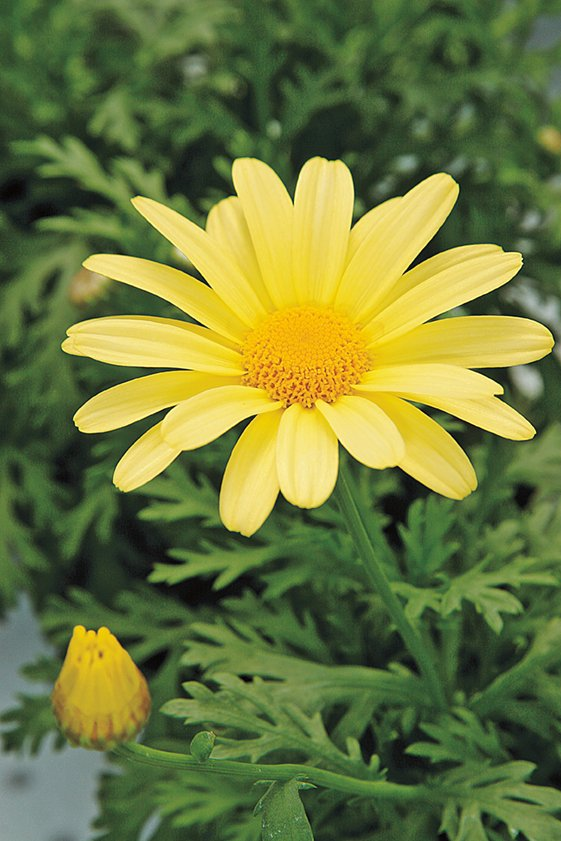
#> input picture a1images/daisy.jpg, 561 x 841 px, found by its file name
$ python Question_09.py
#> lines starting #> are read from the running program, lines starting #| are printed output that depends on the picture
import numpy as np
import matplotlib.pyplot as plt
import cv2 as cv

img_orig = cv.imread('C:/Users/Savindu Dilshan/Desktop/Github/Intensity-Transformations-and-Neighborhood-Filtering/a1images/daisy.jpg', cv.IMREAD_COLOR)
#> img_orig is the input picture: shape (841, 561, 3); mean B, G, R 60.7, 120.3, 108.5

# Create a mask and foreground, background models to initialize GrabCut algorithm
mask = np.zeros(img_orig.shape[:2], np.uint8)
foreground_model = np.zeros((1, 65), np.float64)
background_model = np.zeros((1, 65), np.float64)

rect = (50, 50, img_orig.shape[1] - 50, img_orig.shape[0] - 50)  # Define rectangles around the foreground
#> rect = (50, 50, 511, 791)

cv.grabCut(img_orig, mask, rect, background_model, foreground_model, 5, cv.GC_INIT_WITH_RECT)  # Apply Grabcut algorithm

new_mask = np.where((mask == 2) | (mask == 0), 0, 1).astype('uint8')  # Modify the mask

# Extract the foreground and background images
foreground_img = img_orig * new_mask[:, :, np.newaxis]
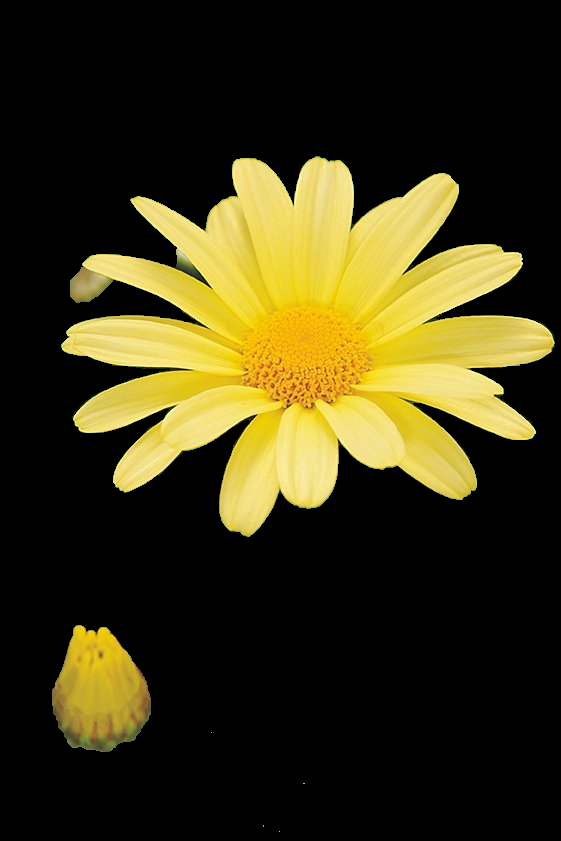
#> foreground_img: shape (841, 561, 3); mean B, G, R 20.2, 51.6, 57.8
background_img = img_orig * (1 - new_mask[:, :, np.newaxis])
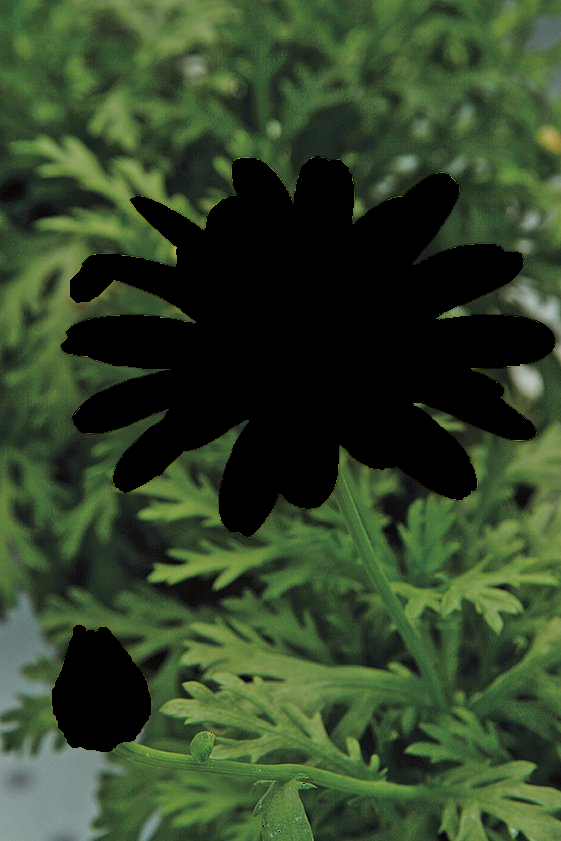
#> background_img: shape (841, 561, 3); mean B, G, R 40.4, 68.7, 50.7

background_blurred_img = cv.GaussianBlur(background_img, (21, 21), 0)  # Apply Gaussian blur to the background
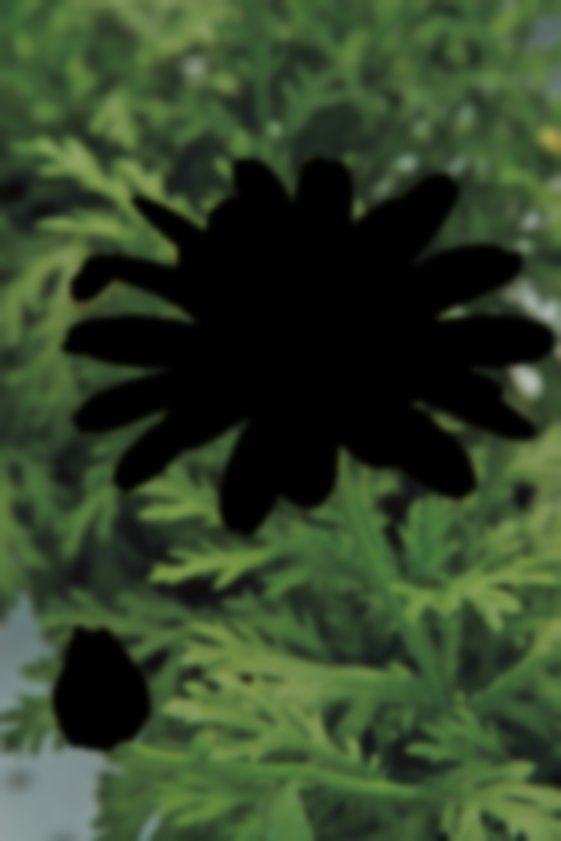
#> background_blurred_img: shape (841, 561, 3); mean B, G, R 40.4, 68.7, 50.7

enhanced_img = foreground_img + background_blurred_img
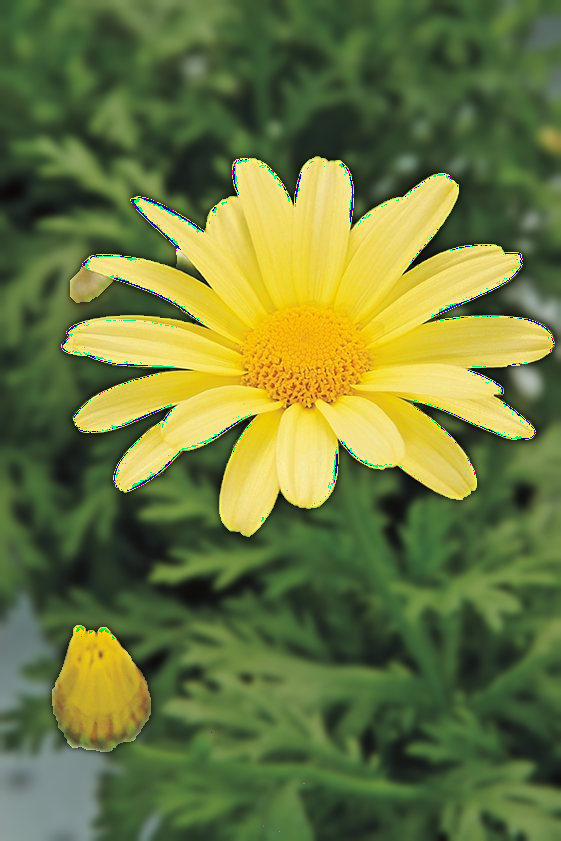
#> enhanced_img: shape (841, 561, 3); mean B, G, R 60.7, 119.4, 106.7

# Display final results
plt.figure(figsize=(20, 4))

plt.subplot(171)
plt.imshow(cv.cvtColor(img_orig, cv.COLOR_BGR2RGB))
plt.title('Original Image')
plt.axis('off')

plt.subplot(172)
plt.imshow(new_mask, cmap='gray')
plt.title('Segmentation Mask')
plt.axis('off')

plt.subplot(173)
plt.imshow(cv.cvtColor(foreground_img, cv.COLOR_BGR2RGB))
plt.title('Foreground Image')
plt.axis('off')

plt.subplot(174)
plt.imshow(cv.cvtColor(background_img, cv.COLOR_BGR2RGB))
plt.title('Background Image')
plt.axis('off')

plt.subplot(175)
plt.imshow(cv.cvtColor(background_blurred_img, cv.COLOR_BGR2RGB))
plt.title('Background Blurred Image')
plt.axis('off')

plt.subplot(176)
plt.imshow(cv.cvtColor(img_orig, cv.COLOR_BGR2RGB))
plt.title('Original Image')
plt.axis('off')

plt.subplot(177)
plt.imshow(cv.cvtColor(enhanced_img, cv.COLOR_BGR2RGB))
plt.title('Enhanced Image')
plt.axis('off')

plt.savefig('C:/Users/Savindu Dilshan/Desktop/Github/Intensity-Transformations-and-Neighborhood-Filtering/a1images/image_segmentation.png')
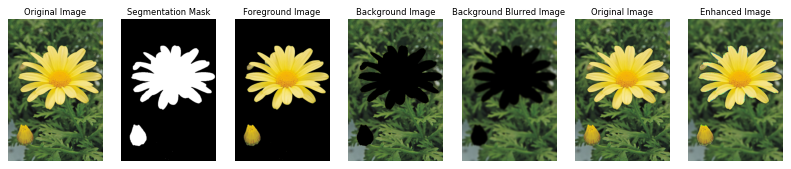
#> figure drawn by matplotlib, 7 panels
plt.show()

$ run again, with a1images/emma.jpg copied over a1images/daisy.jpg
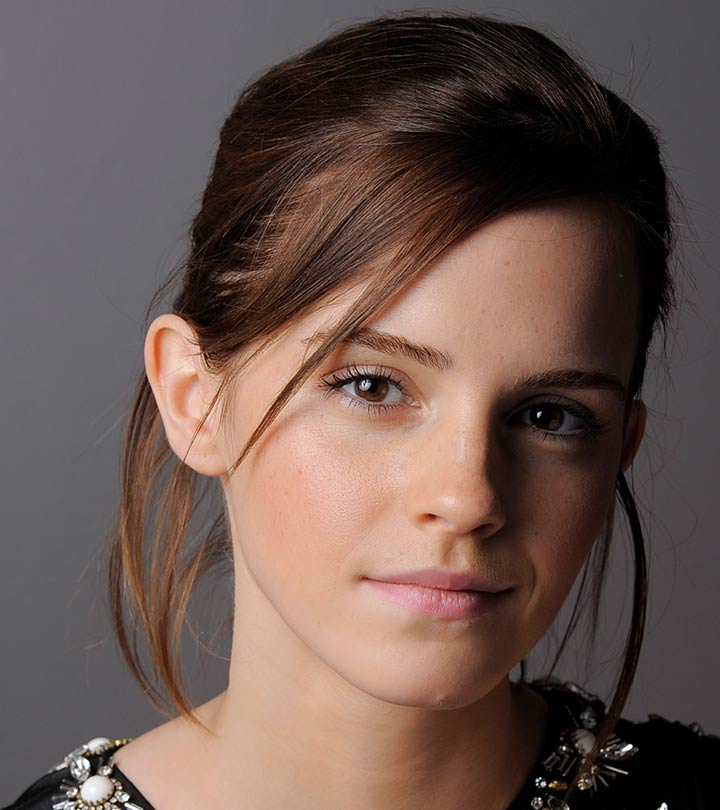
#> input picture a1images/emma.jpg, 720 x 810 px, found by its file name
#> img_orig is the input picture: shape (810, 720, 3); mean B, G, R 80.1, 87.4, 106.8
#> `foreground_img = img_orig * new_mask[:, :, np.newaxis]`:
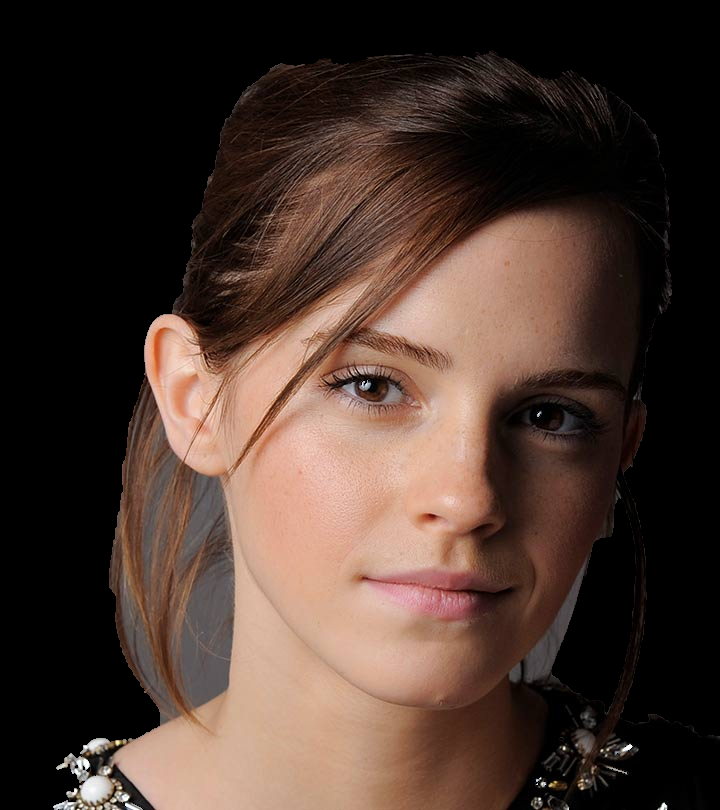
#> foreground_img: shape (810, 720, 3); mean B, G, R 46.4, 54.7, 73.2
#> `background_img = img_orig * (1 - new_mask[:, :, np.newaxis])`:
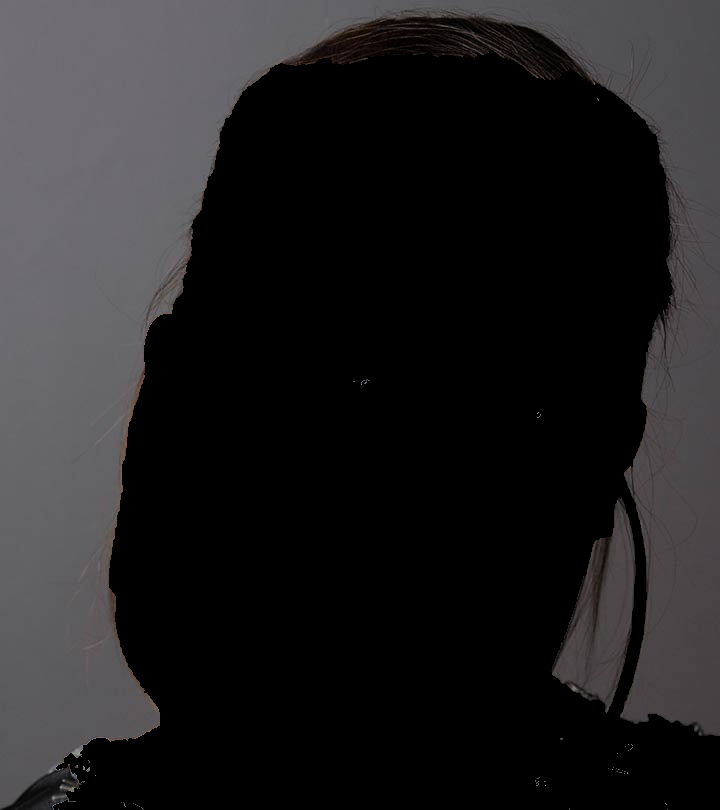
#> background_img: shape (810, 720, 3); mean B, G, R 33.7, 32.6, 33.6

$ run again, with a1images/highlights_and_shadows.jpg copied over a1images/daisy.jpg
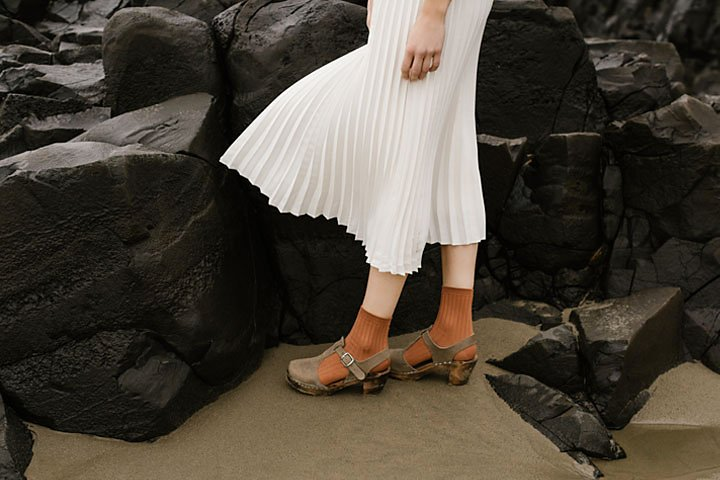
#> input picture a1images/highlights_and_shadows.jpg, 720 x 480 px, found by its file name
#> img_orig is the input picture: shape (480, 720, 3); mean B, G, R 58.1, 68.6, 75.7
#> `foreground_img = img_orig * new_mask[:, :, np.newaxis]`:
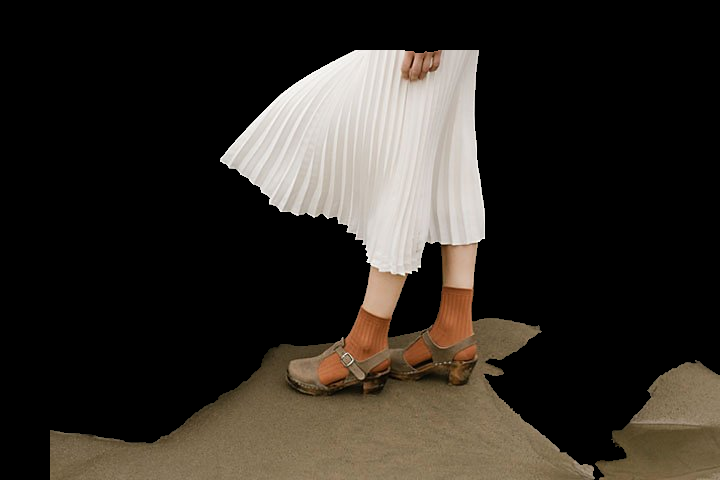
#> foreground_img: shape (480, 720, 3); mean B, G, R 37.1, 43.3, 48.3
#> `enhanced_img = foreground_img + background_blurred_img`:
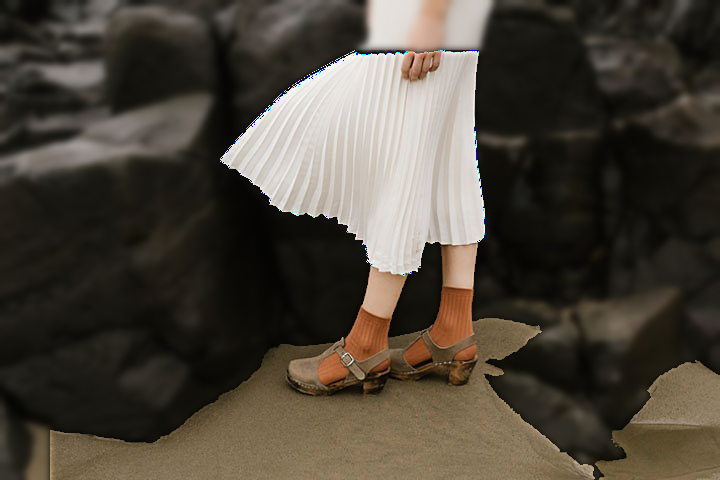
#> enhanced_img: shape (480, 720, 3); mean B, G, R 57.8, 68.2, 75.2
